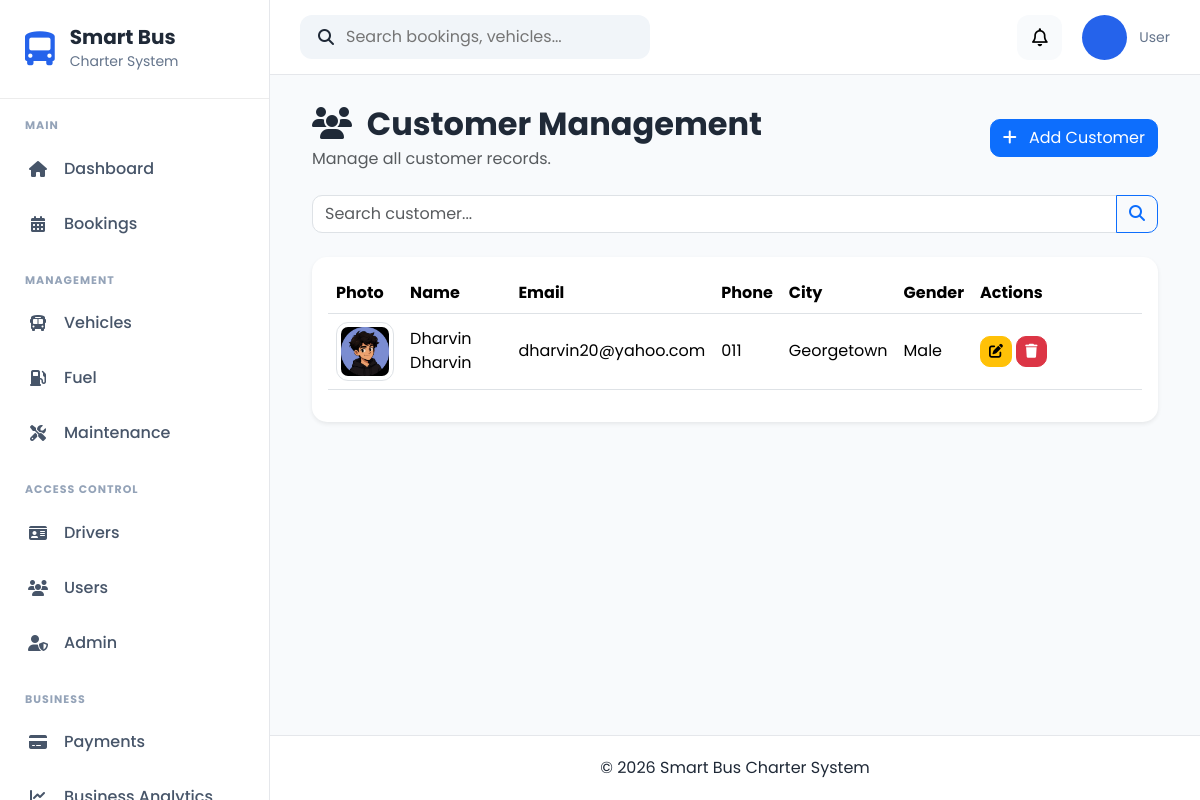
The app's page /customers/ with its own data.
### apps/customers/models.py (models this page shows, shortened)
class Customer(models.Model):
    GENDER_CHOICES = [
        ("Male", "Male"),
        ("Female", "Female"),
        ("Other", "Other"),
    ]
    first_name = models.CharField(
        max_length=100
    )
    last_name = models.CharField(
        max_length=100
    )
    email = models.EmailField(
        unique=True
    )
    phone = models.CharField(
        max_length=20,
        unique=True
    )
    address = models.TextField()
    city = models.CharField(
        max_length=100
    )
    state = models.CharField(
        max_length=100
    )
    postcode = models.CharField(
        max_length=10
    )
    gender = models.CharField(
        max_length=10,
        choices=GENDER_CHOICES
    )
    profile_picture = models.ImageField(
        upload_to="customers/",
        blank=True,
        null=True
    )
    created_at = models.DateTimeField(
        auto_now_add=True
    )
    updated_at = models.DateTimeField(
        auto_now=True
    )

### apps/customers/views.py (the view, shortened to what this page needs)
def customer_list(request):
    search = request.GET.get("search", "")
    customers = Customer.objects.all().order_by("first_name")
    paginator = Paginator(customers, 10)
    page_number = request.GET.get("page")
    page_obj = paginator.get_page(page_number)
    return render(
        request,
        "customers/customer_list.html",
        {
            "customers": page_obj,
            "page_obj": page_obj,
            "search": search,
            "is_paginated": page_obj.has_other_pages(),
        },
    )

### apps/notifications/context_processors.py (called while the page is built, shortened)
def notification_context(request):
    if not request.user.is_authenticated:
        return {}

### templates/customers/customer_list.html (shortened to what this page needs)
{% extends "crud/base_list.html" %}
{% load static %}
{% block header_title %}
<i class="fas fa-users me-2"></i>
Customer Management
{% endblock %}
{% block header_subtitle %}
Manage all customer records.
{% endblock %}
{% block add_button %}
<a href="{% url 'customers:customer_create' %}" class="btn btn-primary">
    <i class="fas fa-plus me-2"></i>
    Add Customer
</a>
{% endblock %}
{% block search %}
<form method="GET" class="mb-4">
    <div class="input-group">
        <input
            type="text"
            name="search"
            class="form-control"
            placeholder="Search customer..."
            value="{{ search }}">
        <button class="btn btn-outline-primary" type="submit">
            <i class="fas fa-search"></i>
        </button>
    </div>
</form>
{% endblock %}
{% block table %}
<table class="table table-hover align-middle">
    <thead>
        <tr>
            <th>Photo</th>
            <th>Name</th>
            <th>Email</th>
            <th>Phone</th>
            <th>City</th>
            <th>Gender</th>
            <th width="170">Actions</th>
        </tr>
    </thead>
    <tbody>
    {% for customer in customers %}
        <tr>
            <td>
                {% if customer.profile_picture %}
                    <img src="{{ customer.profile_picture.url }}"
                         width="70"
                         class="img-thumbnail">
                {% else %}
                    <img src="{% static 'images/no-image.png' %}"
                         width="70"
                         class="img-thumbnail">
                {% endif %}
            </td>
            <td>
                {{ customer.first_name }}
                {{ customer.last_name }}
            </td>
            <td>{{ customer.email }}</td>
            <td>{{ customer.phone }}</td>
            <td>{{ customer.city }}</td>
            <td>{{ customer.gender }}</td>
            <td>
                <a href="{% url 'customers:customer_update' customer.pk %}"
                   class="btn btn-warning btn-sm">
                    <i class="fas fa-edit"></i>
                </a>
                <a href="{% url 'customers:customer_delete' customer.pk %}"
                   class="btn btn-danger btn-sm">
                    <i class="fas fa-trash"></i>
                </a>
            </td>
        </tr>
    {% endfor %}
    </tbody>
</table>
{% endblock %}

### static/css/base.css (style rules this page uses)
* { margin:0; padding:0; box-sizing:border-box; font-family:'Poppins',sans-serif; }
body { background:#F8FAFC; color:#1F2937; overflow-x:hidden; }
a { text-decoration:none; }

### static/css/crud.css (style rules this page uses)
.table thead { background:#0d6efd; color:white; }
.table th { vertical-align:middle; }
.table td { vertical-align:middle; }
.btn { border-radius:10px; }
.form-control, .form-select { border-radius:10px; }
img.img-thumbnail { border-radius:12px; }

### records on screen
Customer: profile_picture (picture), first_name "Dharvin", last_name "Dharvin", email "dharvin20@yahoo.com", phone "011", city "Georgetown", gender "Male"
